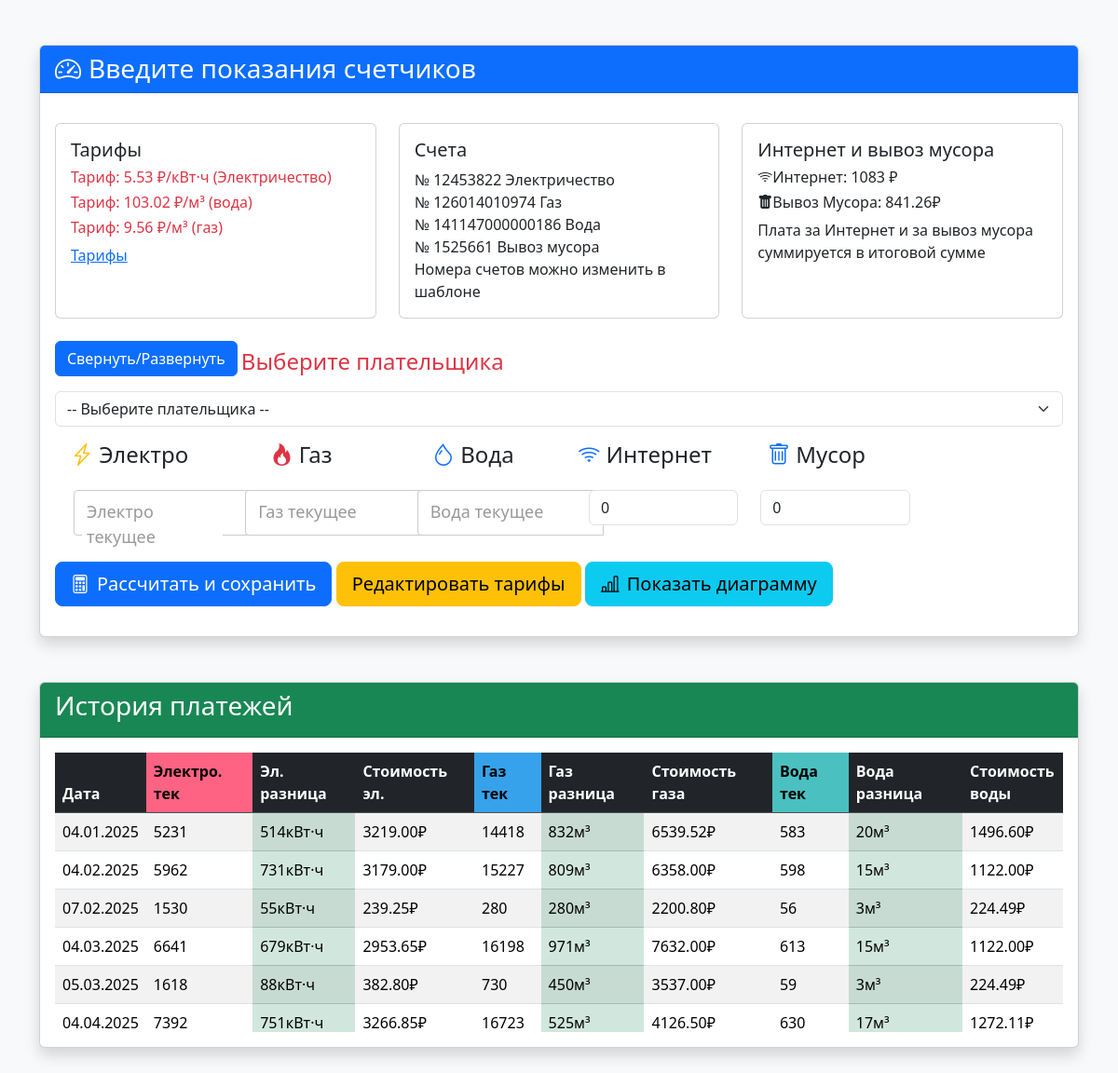
The page / on the database its author committed.
### payments/models.py (models this page shows, shortened)
class Tariff(models.Model):
    electricity = models.DecimalField("Тариф за электричество", max_digits=10, decimal_places=2, default=5.2)
    gas = models.DecimalField("Тариф за газ", max_digits=10, decimal_places=2, default=6.1)
    water = models.DecimalField("Тариф за воду", max_digits=10, decimal_places=2, default=4.8)

class Payment(models.Model):
    payer = models.ForeignKey(Payer, on_delete=models.CASCADE, verbose_name="Плательщик")
    electricity_curr = models.PositiveIntegerField("Электричество текущее")
    electricity_diff = models.PositiveIntegerField("Электричество разница")
    electricity_cost = models.FloatField("Электричество сумма")
    gas_curr = models.PositiveIntegerField("Газ текущее")
    gas_diff = models.PositiveIntegerField("Газ разница")
    gas_cost = models.FloatField("Газ сумма")
    water_curr = models.PositiveIntegerField("Вода текущее")
    water_diff = models.PositiveIntegerField("Вода разница")
    water_cost = models.FloatField("Вода сумма")
    internet_cost = models.DecimalField("Интернет", max_digits=10, decimal_places=2)
    trash_cost = models.DecimalField("Вывоз мусора", max_digits=10, decimal_places=2)
    date = models.DateField(auto_now_add=True)
    ELECTRICITY_TARIFF = 5.2
    GAS_TARIFF = 6.1
    WATER_TARIFF = 4.8
    @property
    def total_cost(self):
        return (
            float(self.electricity_cost) +
            float(self.gas_cost) +
            float(self.water_cost) +
            float(self.internet_cost) +
            float(self.trash_cost)
        )

### payments/views.py (the view, shortened to what this page needs)
# urls.py: path('', views.payment_view, name='payment_form'),
def payment_view(request):
    payer_id = request.POST.get('payer') or request.GET.get('payer') or request.session.get('selected_payer_id')
    account_numbers = {
        1: {
            'electricity': '12453822',
            'gas': '126014010974',
            'water': '141147000000186',
            'trash': '1525661',
        },
        2: {
            'electricity': '14753822',
            'gas': '126014010559',
            'water': '141147000000206',
            'trash': 'Пенсионер',
        },
    }
    if payer_id:
        try:
            payer_id = int(payer_id)
            request.session['selected_payer_id'] = payer_id
        except (TypeError, ValueError):
            payer_id = None
    else:
        request.session.pop('selected_payer_id', 'itsme')
    payers = Payer.objects.all()
    tariffs = Tariff.objects.first()
    if not tariffs:
        tariffs = Tariff.objects.create()
    selected_payer_id = request.POST.get('payer') or request.GET.get('payer') or request.session.get('selected_payer_id')
    if selected_payer_id:
        try:
            selected_payer_id = int(selected_payer_id)
        except (TypeError, ValueError):
            selected_payer_id = None
    payments = Payment.objects.all().order_by('date')
    if selected_payer_id:
        payments = payments.filter(payer_id=selected_payer_id)
    current_date = now().date()  # Текущая дата без времени
    current_accounts = account_numbers.get(int(selected_payer_id)) if selected_payer_id else account_numbers.get(1, {})
    context = {
        'payers': payers,
        'selected_payer_id': int(selected_payer_id) if selected_payer_id else None,  # важно: передаем в шаблон
        'payments': payments,
        'tariffs': tariffs,
        'current_date':current_date,
        'current_accounts': current_accounts,  # Передаем номера счетов в шаблон
    }
    return render(request, 'payments/payment_form.html', context,)

### payments/templates/payments/payment_form.html (shortened to what this page needs)
{% extends "payments/base.html" %}
{% block content %}
    <div class="row justify-content-center">
        <div class="col-lg-12">
            <div class="card shadow">
                <div class="card-header bg-primary text-white">
                    <h3 class="mb-0">
                        <i class="bi bi-speedometer2 me-2"></i>Введите показания счетчиков
                    </h3>
                </div>
                <div class="card-body">
                    <div class="row">
                        <div class="col-lg-12 mb-2">
                            <form method="post">
                                <div class="row collapse show" id="collapseRow">
                                    <div class="col-md-4 mb-4 mt-3">
                                        <div class="card h-100">
                                            <div class="card-body">
                                                <h5 class="card-title">Тарифы</h5>
                                                <h6 class="bi text-danger">
                                                    Тариф: {{ tariffs.electricity }} ₽/кВт·ч
                                                    (Электричество)
                                                </h6>
                                                <h6 class="bi text-danger">Тариф: {{ tariffs.water }} ₽/м³ (вода)</h6>
                                                <h6 class="bi text-danger">Тариф: {{ tariffs.gas }} ₽/м³ (газ)</h6>
                                                <p class="card-text"> <a href="https://tarif126.ru/tarify/" target="_blank">Тарифы</a></html></p>
                                    <div class="col-md-4 mb-4 mt-3">
                                        <div class="card h-100">
                                            <div class="card-body">
                                                <h5 class="card-title">Счета</h5>
                                                <span class="account-electricity">№ {{ current_accounts.electricity }} Электричество</span>
                                                <br>
                                                <span class="account-gas">№ {{ current_accounts.gas }} Газ</span>
                                                <br>
                                                <span class="account-water">№ {{ current_accounts.water }} Вода</span>
                                                <br>
                                                <span class="account-trash">№ {{ current_accounts.trash }} Вывоз мусора</span>
                                                <p class="card-text">Номера счетов можно изменить в шаблоне</p>
                                            </div>
                                        </div>
                                    </div>
                                    <div class="col-md-4 mb-4 mt-3">
                                        <div class="card h-100">
                                            <div class="card-body">
                                                <h5 class="card-title">Интернет и вывоз мусора</h5>
                                                <h6 class="bi bi-wifi text-capitalize">Интернет: 1083 ₽</h6>
                                                <h6 class="bi bi-trash-fill text-capitalize">Вывоз мусора: 841.26₽</h6>
                                                <p class="card-text">Плата за Интернет и за вывоз мусора суммируется в итоговой сумме</p>
                                            </div>
                                        </div>
                                    </div>
                                <button class="btn btn-primary mb-3"
                                        type="button"
                                        data-bs-toggle="collapse"
                                        data-bs-target="#collapseRow"
                                        aria-expanded="true"
                                        aria-controls="collapseRow">Свернуть/Развернуть</button>
                                <label for="payer" class="form-label">
                                    <h4 class="bi text-danger">Выберите плательщика</h4>
                                </label>
                                <div class="mb-3">
                                    <select name="payer" id="payer" class="form-select"  required>
                                        <option value="">-- Выберите плательщика --</option>
                                    </select>
                                </div>
                                <div class="row mb-2">
                                    <div class="col-md-2">
                                        <h4 class="text-center mb-4">
                                            <i class="bi bi-lightning-charge text-warning"></i>
                                            Электро
                                        </h4>
                                        <div class="input-group">
                                            <input type="number"
                                                   name="electricity_curr"
                                                   class="input-field"
                                                   placeholder=""
                                                   required>
                                            <label for="myInput" class="input-label">Электро текущее</label>
                                        </div>
                                    </div>
                                    <div class="col-md-2">
                                        <h4 class="text-center mb-4">
                                            <i class="bi bi-fire text-danger"></i> Газ
                                        </h4>
                                        <div class="input-group">
                                            <input type="number"
                                                   name="gas_curr"
                                                   class="input-field"
                                                   placeholder=""
                                                   required>
                                            <label for="myInput" class="input-label">Газ текущее</label>
                                        </div>
                                    </div>
                                    <div class="col-md-2">
                                        <h4 class="text-center mb-4">
                                            <i class="bi bi-droplet text-primary"></i> Вода
                                        </h4>
                                        <div class="input-group">
                                            <input type="number"
                                                   name="water_curr"
                                                   class="input-field"
                                                   placeholder=""
                                                   required>
                                            <label for="myInput" class="input-label">Вода текущее</label>
                                        </div>
                                    </div>
                                    <div class="col-md-2">
                                        <h4 class="text-center mb-4">
                                            <i class="bi bi-wifi text-primary"></i> Интернет
                                        </h4>
                                        <div class="input-group">
                                            <input type="number"
                                                   value="0"
                                                   step="0.01"
                                                   name="internet_cost"
                                                   class="form-control"
                                                   placeholder="Интернет">
                                        </div>
                                    </div>
                                    <div class="col-md-2">
                                        <h4 class="text-center mb-4">
                                            <i class="bi bi-trash text-primary"></i> Мусор
                                        </h4>
                                        <div class="input-group">
                                            <input type="number"
                                                   value="0"
                                                   step="0.01"
                                                   name="trash_cost"
                                                   class="form-control"
                                                   placeholder="Мусор">
                                        </div>
                                    </div>
                                </div>
                                <button type="submit" name="calculate" class="btn btn-primary btn-lg">
                                    <div class="button-outer">
                                        <div class="button-inner">
                                            <i class="bi bi-calculator me-2"></i>Рассчитать и сохранить
                                        </div>
                                    </div>
                                </button>
                                <a href="{% url 'edit_tariffs' %}" class="btn btn-warning btn-lg">Редактировать тарифы</a>
                                <a href="{% url 'utility_chart' %}" class="btn btn-info btn-lg">
                                    <i class="bi bi-bar-chart-line me-2"></i>Показать диаграмму
                                </a>
            <div class="card shadow mt-5">
                <div class="card-header bg-success text-white">
                    <h3>История платежей</h3>
                </div>
                <div class="card-body">
                    <div id="records-container">{% include "payments/_records_table.html" %}</div>
                </div>
            </div>
{% endblock content %}

### payments/templates/payments/_records_table.html (shortened to what this page needs)
<div class="table-container table-responsive-wrapper" tabindex="0" id="scrollable-table">
    <table class="table table-striped" id="records-table" style="min-width: 1400px;">
        <thead class="table-dark">
            <tr>
                <th>Дата</th>
                <th style="background-color:rgb(255, 99, 132); color: black;">Электро. тек</th>
                <th>Эл. разница</th>
                <th>Стоимость эл.</th>
                <th style="background-color:rgb(54, 162, 235); color: black;">Газ тек</th>
                <th>Газ разница</th>
                <th>Стоимость газа</th>
                <th style="background-color:rgb(75, 192, 192); color: black;">Вода тек</th>
                <th>Вода разница</th>
                <th>Стоимость воды</th>
            </tr>
        </thead>
        <tbody>
            {% if payments %}
                {% for p in payments %}
                    <tr>
                        <td>{{ p.date|date:"d.m.Y" }}</td>
                        <td>{{ p.electricity_curr }}</td>
                        <td class="{{ p.electricity_diff|yesno:'table-success,table-light' }}">{{ p.electricity_diff }}кВт·ч</td>
                        <td>{{ p.electricity_cost|floatformat:2 }}₽</td>
                        <td>{{ p.gas_curr }}</td>
                        <td class="{{ p.gas_diff|yesno:'table-success,table-light' }}">{{ p.gas_diff }}м³</td>
                        <td>{{ p.gas_cost|floatformat:2 }}₽</td>
                        <td>{{ p.water_curr }}</td>
                        <td class="{{ p.water_diff|yesno:'table-success,table-light' }}">{{ p.water_diff }}м³</td>
                        <td>{{ p.water_cost|floatformat:2 }}₽</td>
                    </tr>
                {% endfor %}
            {% else %}
                <tr>
                    <td colspan="14">Нет записей для выбранного плательщика.</td>
                </tr>
            {% endif %}
        </tbody>
    </table>
</div>

### payments/templates/payments/base.html (style rules this page uses)
.table-container { max-height: 300px; overflow-y: auto; }
table thead th { position: sticky; top: 0; background: white; z-index: 10; }
.card-body .row:first-child { margin-bottom: 0.5rem; }
.input-group { position: relative; margin: 20px; display: flex; gap: 0.625em; }
.input-field { padding: 10px; border: 1px solid #ccc; border-radius: 4px; font-size: 18px; width: 200px; }
.input-label { position: absolute; left: 10px; top: 10px; color: #999; font-size: 18px; pointer-events: none; transition: 0.2s ease all; background: white; padding: 0 5px; }
.input-field:focus~.input-label, .input-field:not(:placeholder-shown)~.input-label { top: -10px; font-size: 14px; color: #4285f4; }

### rows shown on the page
Tariff: electricity "5.53", water "103.02", gas "9.56"
Payment: date "04.01.2025", electricity_curr "5231", electricity_diff "514", electricity_cost "3219.00", gas_curr "14418", gas_diff "832", gas_cost "6539.52", water_curr "583", water_diff "20", water_cost "1496.60"
Payment: date "04.02.2025", electricity_curr "5962", electricity_diff "731", electricity_cost "3179.00", gas_curr "15227", gas_diff "809", gas_cost "6358.00", water_curr "598", water_diff "15", water_cost "1122.00"
Payment: date "07.02.2025", electricity_curr "1530", electricity_diff "55", electricity_cost "239.25", gas_curr "280", gas_diff "280", gas_cost "2200.80", water_curr "56", water_diff "3", water_cost "224.49"
Payment: date "04.03.2025", electricity_curr "6641", electricity_diff "679", electricity_cost "2953.65", gas_curr "16198", gas_diff "971", gas_cost "7632.00", water_curr "613", water_diff "15", water_cost "1122.00"
Payment: date "05.03.2025", electricity_curr "1618", electricity_diff "88", electricity_cost "382.80", gas_curr "730", gas_diff "450", gas_cost "3537.00", water_curr "59", water_diff "3", water_cost "224.49"
Payment: date "04.04.2025", electricity_curr "7392", electricity_diff "751", electricity_cost "3266.85", gas_curr "16723", gas_diff "525", gas_cost "4126.50", water_curr "630", water_diff "17", water_cost "1272.11"

### other values the page prints
{{ current_accounts.electricity }} "12453822"
{{ current_accounts.gas }} "126014010974"
{{ current_accounts.water }} "141147000000186"
{{ current_accounts.trash }} "1525661"
